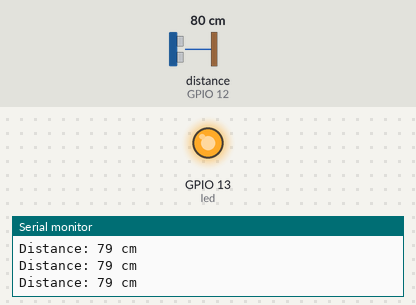
Bench run of a sketch on a simulated ESP32-S3. Shown: output pins drawn as LEDs (lit = HIGH), the last lines printed to the serial monitor. Wiring (inferred from the names in the program): ultrasonic range finder: trigger GPIO 9; echo GPIO 12. The test bench sets the inputs (shaded band); at power-on: distance to the obstacle (sensor on GPIO 12) 80 cm. The echo pulse lasts 58.3 µs per cm; pins used as bus, display or sensor lines are not drawn.

Above: at 1.2 s.
1.3 s: distance to the obstacle (sensor on GPIO 12) set to 36 cm
4.3 s: distance to the obstacle (sensor on GPIO 12) set to 29 cm
At 5.2 s:
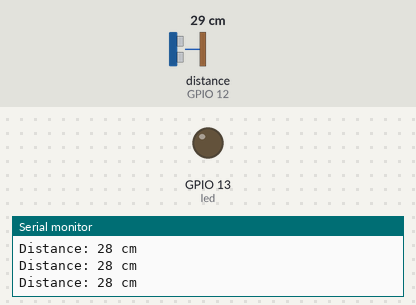
5.8 s: distance to the obstacle (sensor on GPIO 12) set to 35 cm
At 6.4 s:
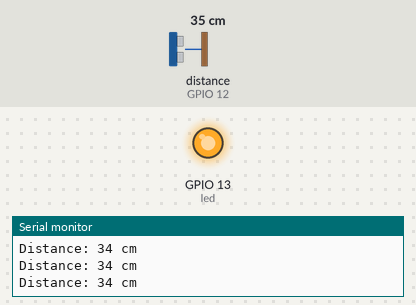
8.8 s: distance to the obstacle (sensor on GPIO 12) set to 2 cm
At 9.6 s:
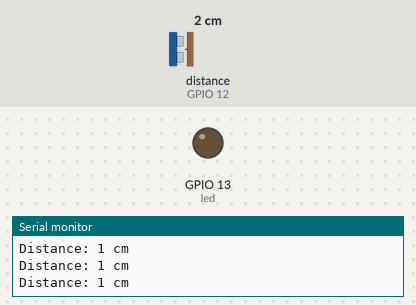
Timing chart, 0 to 11.3 s (numbered marks = the images above; inputs shaded):
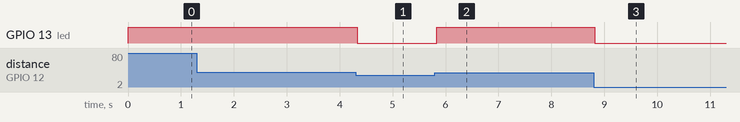

Measured:
- the behaviour switches between 32 and 31 cm on distance to the obstacle (sensor on GPIO 12) (found by bisection; images 0 and 1)
- after the input at 4.3 s, GPIO 13 (led): HIGH → LOW at once
- after the input at 5.8 s, GPIO 13 (led): LOW → HIGH at once
- after the input at 8.8 s, GPIO 13 (led): HIGH → LOW at once

The sketch:

ultrasound_distance.ino
```cpp
#define trigPin 9
#define echoPin 12
#define led 13

const int threshold = 30;
long duration;
int distance;

void setup() {
  pinMode(trigPin,OUTPUT);
  pinMode(echoPin,INPUT);
  pinMode(led, OUTPUT);
  Serial.begin(9600);
}

void loop() {
  // Clears the trigPin condition
  digitalWrite(trigPin, LOW);
  delayMicroseconds(2);
  // Sets the trigPin HIGH (ACTIVE) for 10 microseconds
  digitalWrite(trigPin, HIGH);
  delayMicroseconds(10);
  digitalWrite(trigPin, LOW);
  // Reads the echoPin, returns the sound wave travel time in microseconds
  duration = pulseIn(echoPin, HIGH);
  // Calculating the distance
  distance = duration * 0.034 / 2; // Speed of sound wave divided by 2 (go and back)
  // Displays the distance on the Serial Monitor
  Serial.print("Distance: ");
  Serial.print(distance);
  Serial.println(" cm");
  if(distance > threshold)
    digitalWrite(led,HIGH);
  else
    digitalWrite(led,LOW);
}
```
